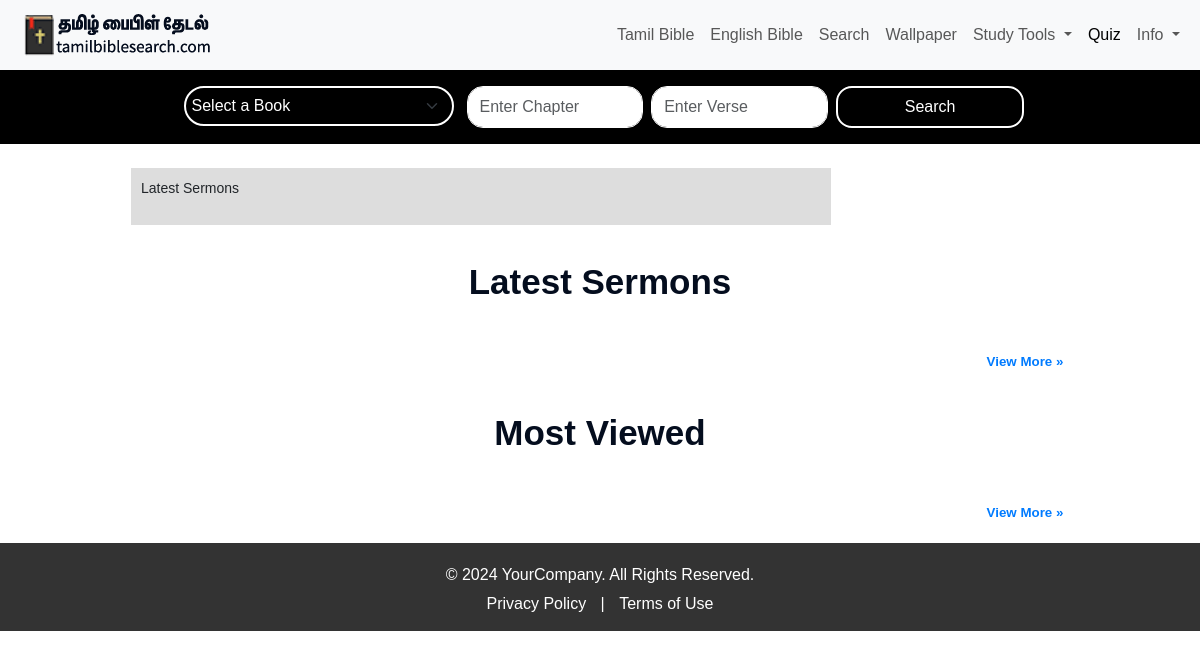
The page /tamil-christian-sermons on the database as committed earlier.
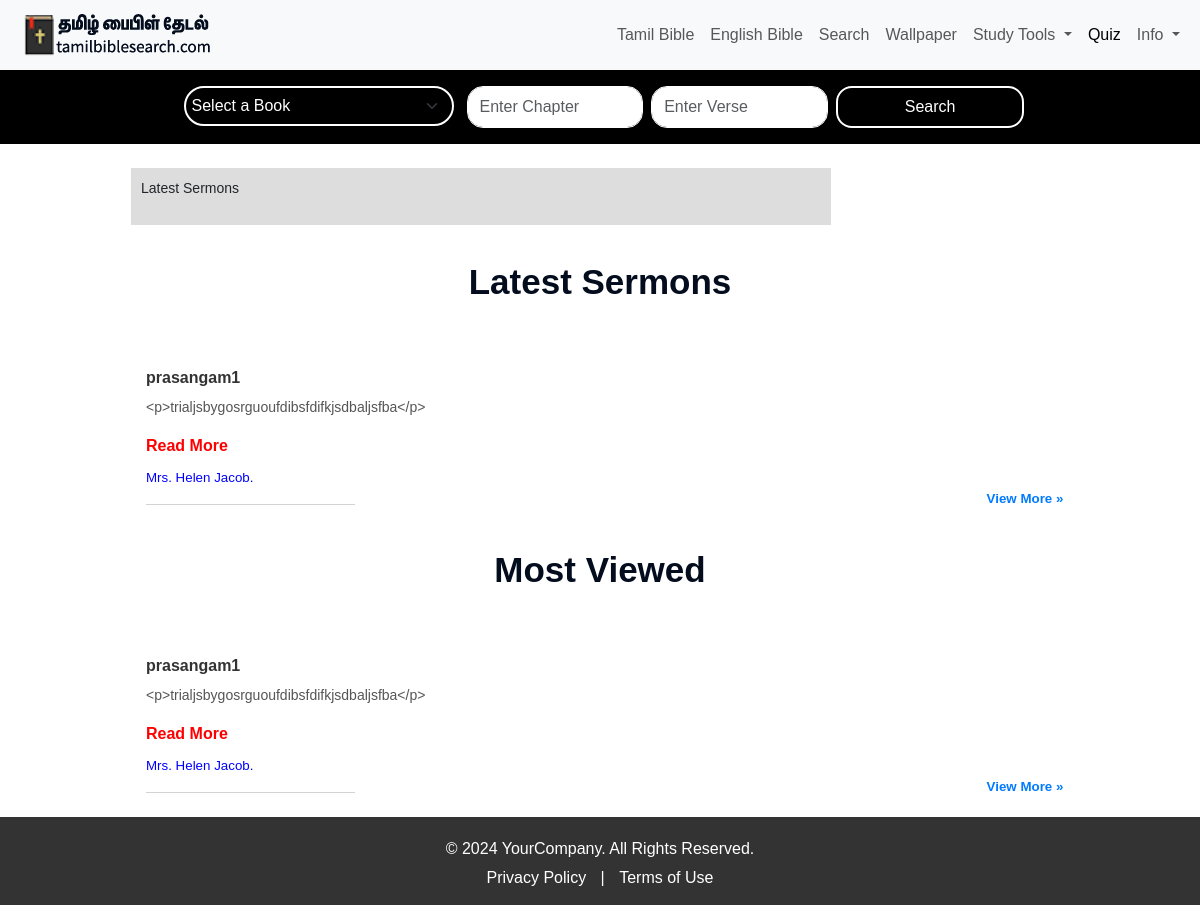
The same page on the database as committed later.
### myapp/models.py (models this page shows, shortened)
class Prasanga_Kuripugal(models.Model):
    title = models.CharField(max_length=100)
    url = models.CharField(max_length=100)
    author = models.ForeignKey('Author', on_delete=models.CASCADE, related_name='prasangam_kuripugal_author')
    select_tag = models.ManyToManyField('TaxonomyBibleStudy', related_name='prasangam_selected_tags',null=True)
    tamil_bible_message = RichTextField(null=True, blank=True)
    view_count = models.IntegerField(default=0)  # Field to track view count

class Author(models.Model):
    add_author = models.CharField(max_length=100)

### myapp/views.py (the view)
# urls.py: path('tamil-christian-sermons',views.tamil_christian_sermons,name='tamil_christian_sermons'),
def tamil_christian_sermons(request):
    books = BibleDb.objects.values('tamilname').distinct()
    latest_sermons = Prasanga_Kuripugal.objects.all().order_by('-id')[:8]
    most_viewed_sermons = Prasanga_Kuripugal.objects.all().order_by('-view_count')[:8]
    context = {
        'books': books,
        'title': 'Tamil Bible Study',
        'latest_sermons': latest_sermons,  # Pass the latest 8 records to the template
        'most_viewed_sermons': most_viewed_sermons,  # Pass the most viewed records to the template
    }
    return render(request, 'tamil_christian_sermons.html', context)

### myapp/templates/tamil_christian_sermons.html (shortened to what this page needs)
{% extends 'base.html' %}
{% load static %}
{% block content %}
<!DOCTYPE html>
<html lang="en">
<head>
</head>
<body>
    <section class="breadcrumb">
        <p>Latest Sermons</p>
    </section>
    <section class="devotions" style="width: 100%; padding: 20px; text-align: center;">
        <h2 style="font-weight: revert;
        color: #040d1e;
        text-align: center;
        font-size: 35px;">Latest Sermons</h2>
        <div class="devotion-container" style="margin-top: -69px;padding: 126px;display: flex; flex-wrap: wrap; justify-content: space-between; gap: 10px;">
            {% for sermon in latest_sermons %}            <div class="devotion" style="width: 23%;     border-bottom: 1px solid lightgray; text-align: left;">
                <h3 style="    font-size: 1rem;
                font-weight: bolder;
                margin-bottom: 10px;margin-bottom: 10px;">{{ sermon.title }}</h3>
                <p style="font-size: 14px; color: #555;">{{ sermon.tamil_bible_message|truncatewords:5 }}</p>
                <a href="{% url 'prasangam_sermon_detail' sermon.url %}" style="display: inline-block;  color: red;  text-decoration: none; border-radius: 3px;">Read More</a>
                <p class="author" style="font-size: smaller;color: blue; margin-top: 10px;">{{ sermon.author.add_author }}</p>
            </div>
            {% endfor %}
        </div>
        <a href="{% url 'all_sermons' %}" class="view-more" style="font-size:smaller; margin-left: 850px;display: block; margin-top: -142px; color: #007bff; text-decoration: none; font-weight: bold;">View More »</a>
    </section>
    <section class="devotions" style="width: 100%; padding: 20px; text-align: center;">
        <h2 style="font-weight: revert;
        color: #040d1e;
        text-align: center;
        font-size: 35px;">Most Viewed</h2>
        <div class="devotion-container" style="margin-top: -69px;padding: 126px;display: flex; flex-wrap: wrap; justify-content: space-between; gap: 10px;">
            {% for sermon in latest_sermons %}            <div class="devotion" style="width: 23%;     border-bottom: 1px solid lightgray; text-align: left;">
                <h3 style="    font-size: 1rem;
                font-weight: bolder;
                margin-bottom: 10px;margin-bottom: 10px;">{{ sermon.title }}</h3>
                <p style="font-size: 14px; color: #555;">{{ sermon.tamil_bible_message|truncatewords:5 }}</p>
                <a href="{% url 'prasangam_sermon_detail' sermon.url %}" style="display: inline-block;  color: red;  text-decoration: none; border-radius: 3px;">Read More</a>
                <p class="author" style="font-size: smaller;color: blue; margin-top: 10px;">{{ sermon.author.add_author }}</p>
            </div>
            {% endfor %}
        </div>
        <a href="{% url 'all_sermons' %}" class="view-more" style="font-size:smaller; margin-left: 850px;display: block; margin-top: -142px; color: #007bff; text-decoration: none; font-weight: bold;">View More »</a>
    </section>
    <footer style="background: #333; color: white; text-align: center; padding: 15px 10px; width: 100%;">
        <p style="margin: 5px 0;">&copy; 2024 YourCompany. All Rights Reserved.</p>
        <div style="margin-top: 5px;">
            <a href="#" style="color: white; text-decoration: none; margin: 0 10px;">Privacy Policy</a> |
            <a href="#" style="color: white; text-decoration: none; margin: 0 10px;">Terms of Use</a>
        </div>
    </footer>
    {% endblock %}

Rows that differ between the two databases and show on the page:
added Prasanga_Kuripugal: title "prasangam1", tamil_bible_message "<p>trialjsbygosrguoufdibsfdifkjsdbaljsfba</p>", author.add_author "Mrs. Helen Jacob."
